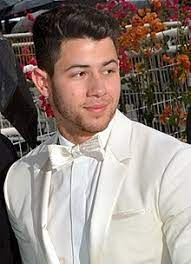
#> input picture face_recognition/people/Nick/2.jpeg, 191 x 264 px, found by its file name; its folder holds only this picture in this run
$ python 'face_recognition(train).py'
#> lines starting #> are read from the running program, lines starting #| are printed output that depends on the picture
import os
import numpy as np
import cv2 as cv

people = ['Nick', 'robert', 'joe']
# [7 lines of commented-out code are left out]
features = []
labels=  []
DIR = r'/home/aishanya/Desktop/projects/opencv/models/face_recognition/people'
haar_cascade = cv.CascadeClassifier('haarcascade.xml') #reading the classifier file


def create_train():
    for i in people: #iterating inside folder
        path = os.path.join(DIR, i)
        label = people.index(i)
        #iterating imges in folder
        for img in os.listdir(path):
            img_path = os.path.join(path, img ) #joining the  image wth the apth

            img_array = cv.imread(img_path)#converting img to array then grayscaling
#> img_array is the input picture: shape (264, 191, 3); mean B, G, R 124.2, 131.5, 145.8
            gray = cv.cvtColor(img_array , cv.COLOR_BGR2GRAY)
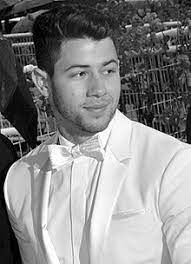
#> gray: shape (264, 191); min 0, max 255, mean 135

            face_rect = haar_cascade.detectMultiScale(gray , scaleFactor = 1.1 , minNeighbors = 4)
#> face_rect = [[53, 40, 80, 80]]
            for (x,y,w,h) in face_rect:
                faces_roi = gray[y:y+h , x:x+w]
                features.append(faces_roi)
                labels.append(label)
#> this loop made 1 pass
#> pass 1, in create_train, `faces_roi = gray[y:y+h , x:x+w]`:
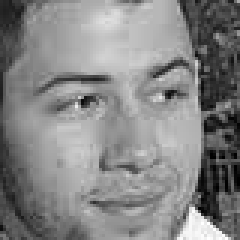
#> faces_roi: shape (80, 80) (shown 3 times larger); min 0, max 255, mean 132.8
#> after the loop, features = 1 item; labels = [0]
#> (the run stopped early here; a loop or call above may not have finished)
